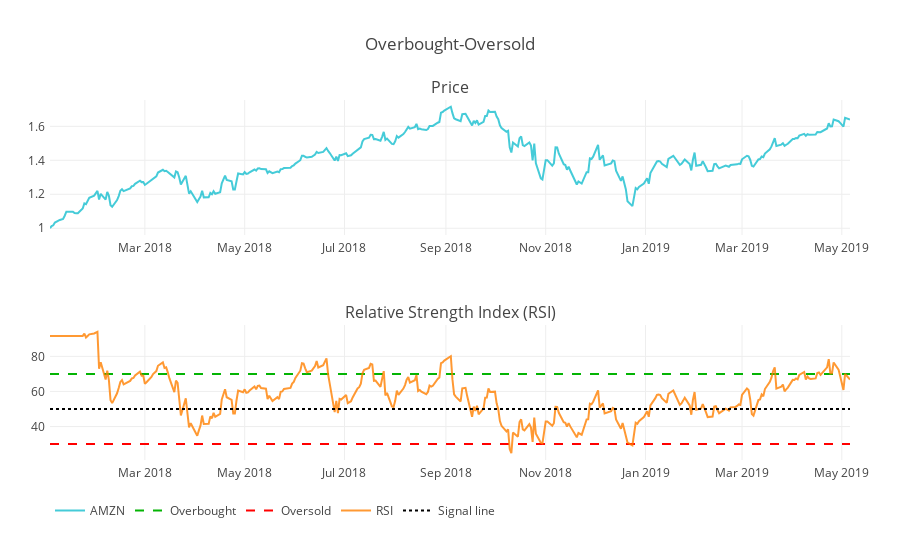

Here is the notebook cell this chart was saved with:
### Markdown cell above
## RSI

### Code cell
rsi = get_RSI(portf_value['Adj Close'])
normed_df['RSI'] = rsi
plot_rsi = plot_rsi_indicator(normed_df, symbol, output_type='nb')
iplot(plot_rsi)

### Figure 1 — Plotly figure (JSON) as saved in the notebook; plotly's stock layout.template omitted (floating-point values rounded to 4 significant figures; data arrays with more than 128 entries replaced by an {"elided": "..."} marker saying what was removed)
{"data": [{"line": {"color": "#17BECF"}, "name": "AMZN", "opacity": 0.8, "type": "scatter", "uid": "0a56b275-c083-4574-888e-18fd02883a4b", "x": {"elided": "337 str values"}, "xaxis": "x", "y": {"elided": "337 float values"}, "yaxis": "y"}, {"line": {"color": "#04B404", "dash": "dash"}, "name": "Overbought", "type": "scatter", "uid": "213ef9dc-8002-42a6-ad2f-e09115679452", "x": {"elided": "337 str values"}, "xaxis": "x2", "y": {"elided": "337 int values"}, "yaxis": "y2"}, {"line": {"color": "#FF0000", "dash": "dash"}, "name": "Oversold", "type": "scatter", "uid": "88af3263-4a1a-489b-9a39-52029057711e", "x": {"elided": "337 str values"}, "xaxis": "x2", "y": {"elided": "337 int values"}, "yaxis": "y2"}, {"line": {"color": "#FF8000"}, "name": "RSI", "opacity": 0.8, "type": "scatter", "uid": "acd6d55e-9377-4f6d-af33-34f235f69481", "x": {"elided": "337 str values"}, "xaxis": "x2", "y": {"elided": "337 float values"}, "yaxis": "y2"}, {"line": {"color": "#000000", "dash": "dot"}, "name": "Signal line", "type": "scatter", "uid": "64636e3e-c087-4d70-865a-d4036bbb227a", "x": {"elided": "337 str values"}, "xaxis": "x2", "y": {"elided": "337 int values"}, "yaxis": "y2"}], "layout": {"annotations": [{"font": {"size": 16}, "showarrow": false, "text": "Price", "x": 0.5, "xanchor": "center", "xref": "paper", "y": 1, "yanchor": "bottom", "yref": "paper"}, {"font": {"size": 16}, "showarrow": false, "text": "Relative Strength Index (RSI)", "x": 0.5, "xanchor": "center", "xref": "paper", "y": 0.375, "yanchor": "bottom", "yref": "paper"}], "autosize": true, "legend": {"orientation": "h"}, "margin": {"b": 100, "l": 50, "pad": 4, "r": 50, "t": 100}, "showlegend": true, "title": {"text": "Overbought-Oversold"}, "xaxis": {"anchor": "y", "autorange": true, "domain": [0, 1], "range": ["2018-01-02", "2019-05-06"], "type": "date"}, "xaxis2": {"anchor": "y2", "autorange": true, "domain": [0, 1], "range": ["2018-01-02", "2019-05-06"], "type": "date"}, "yaxis": {"anchor": "x", "autorange": true, "domain": [0.625, 1], "range": [0.9603, 1.755], "type": "linear"}, "yaxis2": {"anchor": "x2", "autorange": true, "domain": [0, 0.375], "range": [20.94, 97.86], "type": "linear"}}}
